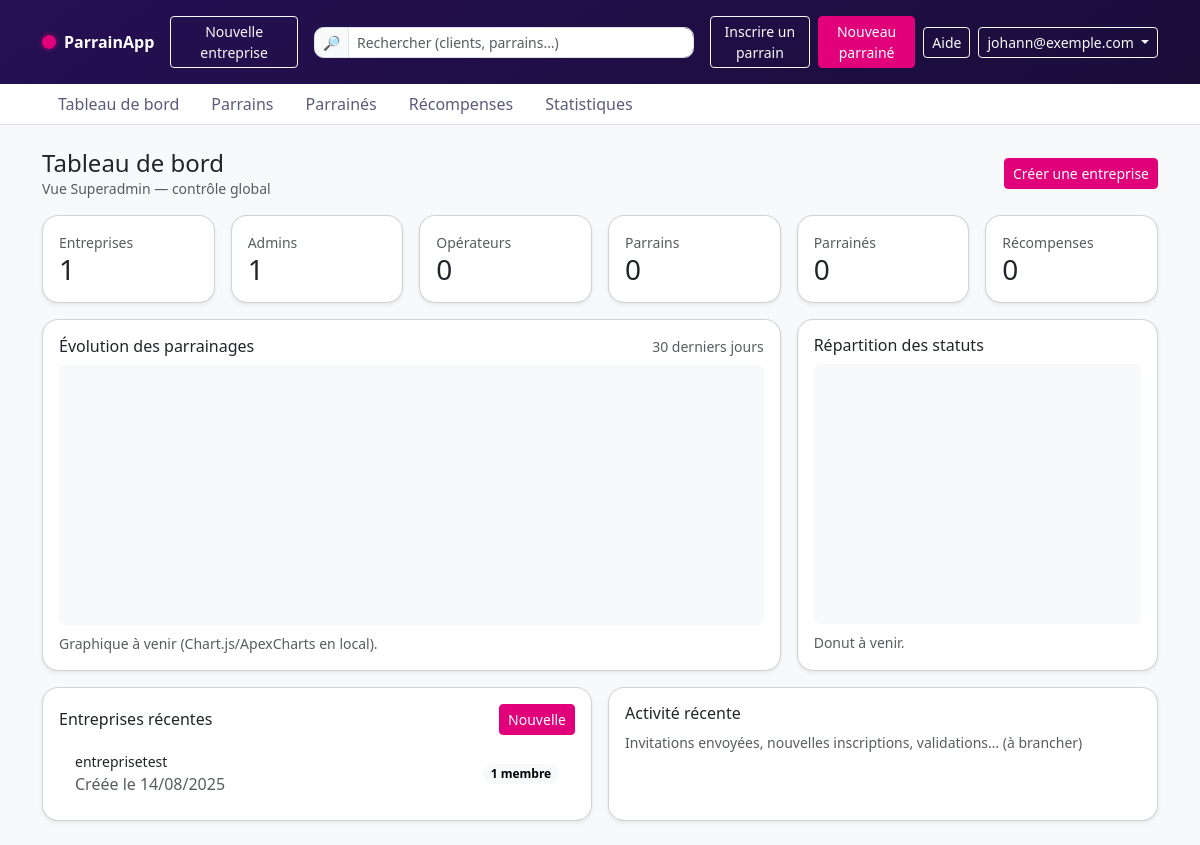
Screenshot of /dashboard/ (signed in) with the database file from the repository.
### accounts/models.py (models this page shows, shortened)
class User(AbstractUser):
    username = None
    email = models.EmailField(_("email address"), unique=True)
    role = models.CharField(
        max_length=32,
        choices=Roles.choices,
        default=Roles.CLIENT,
    )
    is_verified = models.BooleanField(default=False)
    USERNAME_FIELD = "email"
    REQUIRED_FIELDS = []  # pour createsuperuser
    objects = UserManager()
    @property
    def is_superadmin(self):  # property pour templating simple
        return self.role == Roles.SUPERADMIN

### companies/models.py (models this page shows, shortened)
class Company(models.Model):
    name = models.CharField(max_length=150, unique=True)
    slug = models.SlugField(max_length=180, unique=True, blank=True)
    owner = models.ForeignKey(
        User, on_delete=models.SET_NULL, null=True, blank=True,
        related_name="owned_companies"
    )
    created_by = models.ForeignKey(
        User, on_delete=models.SET_NULL, null=True, blank=True,
        related_name="created_companies"
    )
    is_active = models.BooleanField(default=True)
    created_at = models.DateTimeField(auto_now_add=True)
    class Meta:
        ordering = ["name"]

### dashboard/views.py (the view)
# urls.py: path("", DashboardHomeView.as_view(), name="home"),
class DashboardHomeView(LoginRequiredMixin, TemplateView):
    template_name = "dashboard/home.html"
    def get_context_data(self, **kwargs):
        ctx = super().get_context_data(**kwargs)
        ctx.update(build_dashboard_context(self.request.user))
        return ctx

### dashboard/services.py (called while the page is built)
def _metrics_superadmin() -> DashboardMetrics:
    return DashboardMetrics(
        total_companies=Company.objects.count(),
        total_admins=CompanyMembership.objects.filter(role=CompanyRole.ADMIN).count(),
        total_operators=CompanyMembership.objects.filter(role=CompanyRole.OPERATOR).count(),
        total_parrains=0,
        total_filleuls=0,
        total_rewards=0,
    )

def get_user_current_company(user: User) -> Company | None:
    if user.role == Roles.SUPERADMIN:
        return None
    qs = Company.objects.filter(memberships__user=user).distinct()
    if qs.count() == 1:
        return qs.first()
    return None

def build_dashboard_context(user: User) -> Dict[str, Any]:
    company = get_user_current_company(user)
    if user.role == Roles.SUPERADMIN or company is None:
        metrics = _metrics_superadmin()
        companies = Company.objects.all().order_by("name")[:8]
    else:
        metrics = _metrics_for_company(company)
        companies = [company]
    return {
        "metrics": metrics,
        "companies": companies,
        "current_company": company,
        "is_superadmin": user.role == Roles.SUPERADMIN,
    }

### frontend/templates/dashboard/home.html (shortened to what this page needs)
{% extends "base.html" %}
{% load static %}
{% block content %}
<div class="d-flex align-items-center justify-content-between mb-3">
  <div>
    <h1 class="h4 mb-0">Tableau de bord</h1>
    {% if current_company %}
      <div class="text-muted small">Entreprise courante : <strong>{{ current_company.name }}</strong></div>
    {% elif is_superadmin %}
      <div class="text-muted small">Vue Superadmin — contrôle global</div>
    {% endif %}
  </div>
  <div class="d-flex gap-2">
    {% if is_superadmin %}
      <a class="btn btn-sm btn-primary" href="{% url 'companies:create' %}">Créer une entreprise</a>
    {% elif current_company %}
      <a class="btn btn-sm btn-outline-primary" href="{% url 'companies:members' current_company.slug %}">Gérer les membres</a>
    {% endif %}
  </div>
</div>
{% include "dashboard/partials/_kpis.html" %}
{% include "dashboard/partials/_charts.html" %}
{% include "dashboard/partials/_lists.html" %}
{% endblock %}

### frontend/templates/_partials/navbar.html (shortened to what this page needs)
<header class="topbar border-bottom sticky-top">
  <div class="topbar-gradient">
    <div class="container py-3">
      <div class="d-flex align-items-center justify-content-between gap-3">
        <a class="navbar-brand d-flex align-items-center gap-2 text-white text-decoration-none" href="{% url 'dashboard:home' %}">
          <span class="brand-dot"></span>
          <span class="fw-bold">ParrainApp</span>
        </a>
              {% if request.user.is_authenticated and request.user.is_superadmin %}
                  <a class="btn btn-sm btn-outline-light" href="{% url 'companies:create' %}">
                    Nouvelle entreprise
                  </a>
              {% endif %}
        <form class="d-none d-md-flex" role="search" style="min-width: 380px;">
          <div class="input-group input-group-sm">
            <span class="input-group-text">🔎</span>
            <input class="form-control" type="search" placeholder="Rechercher (clients, parrains…)" aria-label="Search">
          </div>
        </form>
        <div class="d-flex align-items-center gap-2">
          <a class="btn btn-sm btn-outline-light" href="{% url 'referrals:parrains_list' %}">Inscrire un parrain</a>
          <a class="btn btn-sm btn-primary" href="{% url 'referrals:parraine_list' %}">Nouveau parrainé</a>
          <button class="btn btn-sm btn-outline-light d-none d-md-inline-flex">Aide</button>
          {% if request.user.is_authenticated %}
              <div class="dropdown">
                <button class="btn btn-sm btn-outline-light dropdown-toggle" data-bs-toggle="dropdown">
                  {{ request.user.get_full_name|default:request.user.username|default:request.user.email }}
                </button>
              </div>
            {% else %}
              <a class="btn btn-sm btn-outline-light" href="{% url 'accounts:login' %}">Se connecter</a>
            {% endif %}
        </div>
      </div>
    </div>
  </div>
  <div class="topbar-nav bg-white">
    <div class="container">
      <ul class="nav nav-pills">
        <li class="nav-item">
        <li class="nav-item"><a class="nav-link" href="{% url 'dashboard:home' %}">Tableau de bord</a></li>
        <li class="nav-item"><a class="nav-link" href="{% url 'referrals:home' %}">Parrains</a></li>
        <li class="nav-item"><a class="nav-link" href="{% url 'referrals:home' %}">Parrainés</a></li>
        <li class="nav-item"><a class="nav-link" href="{% url 'dashboard:home' %}">Récompenses</a></li>
        <li class="nav-item"><a class="nav-link" href="{% url 'dashboard:home' %}">Statistiques</a></li>
      </ul>
    </div>
  </div>
</header>

### frontend/templates/dashboard/partials/_lists.html
<div class="row g-3">
  <div class="col-lg-6">
    <div class="card h-100 shadow-sm">
      <div class="card-body">
        <div class="d-flex justify-content-between align-items-center mb-2">
          <h6 class="mb-0">
            {% if is_superadmin %}Entreprises récentes{% else %}Mon entreprise{% endif %}
          </h6>
          {% if is_superadmin %}
            <a class="btn btn-sm btn-primary" href="{% url 'companies:create' %}">Nouvelle</a>
          {% endif %}
        </div>
        {% if companies %}
          <div class="list-group list-group-flush">
            {% for c in companies %}
              <a class="list-group-item list-group-item-action d-flex justify-content-between align-items-center"
                 href="{% url 'companies:detail' c.slug %}">
                <div class="d-flex flex-column">
                  <span class="fw-medium small">{{ c.name }}</span>
                  <span class="text-muted xsmall">Créée le {{ c.created_at|date:"d/m/Y" }}</span>
                </div>
                <span class="badge rounded-pill text-bg-light">
                  {{ c.memberships.count }} membre{{ c.memberships.count|pluralize }}
                </span>
              </a>
            {% endfor %}
          </div>
        {% else %}
          <div class="text-muted small">Aucune entreprise pour le moment.</div>
        {% endif %}
      </div>
    </div>
  </div>
  <div class="col-lg-6">
    <div class="card h-100 shadow-sm">
      <div class="card-body">
        <h6 class="mb-2">Activité récente</h6>
        <ul class="list-unstyled mb-0 small">
          <li class="text-muted">Invitations envoyées, nouvelles inscriptions, validations… (à brancher)</li>
        </ul>
      </div>
    </div>
  </div>
</div>

### frontend/static/css/app.css (style rules this page uses)
:root { --brand-primary:#E1007A; --brand-gradient-start:#251053; --brand-gradient-end:#1A0D3A; --brand-ink:#1E164B; }
body { background-color:#f8f9fb }
.topbar-gradient { background: linear-gradient(140deg, var(--brand-gradient-start) 0%, var(--brand-gradient-end) 100%); }
.navbar-brand .brand-dot { width: 14px; height:14px; display:inline-block; border-radius:50%; background: var(--brand-primary); box-shadow: 0 0 0 .2rem rgba(225,0,122,.15); }
.btn-primary { --bs-btn-bg: var(--brand-primary); --bs-btn-border-color: var(--brand-primary); --bs-btn-hover-bg: #c40069; --bs-btn-hover-border-color: #c40069; }
.topbar .form-control { border-radius:.6rem; }
.topbar .input-group-text { border-radius:.6rem 0 0 .6rem; }
.topbar-nav .nav-link { color:#5b5b7b; border-radius:.6rem; }
.card { border-radius:1rem; }

### rows the page displays
User: user.get_full_name "johann@exemple.com"
Company: name "entreprisetest", created_at "14/08/2025", memberships.count "1"

### other values shown
{{ metrics.total_companies }} "1"
{{ metrics.total_admins }} "1"
{{ metrics.total_operators }} "0"
{{ metrics.total_parrains }} "0"
{{ metrics.total_filleuls }} "0"
{{ metrics.total_rewards }} "0"
